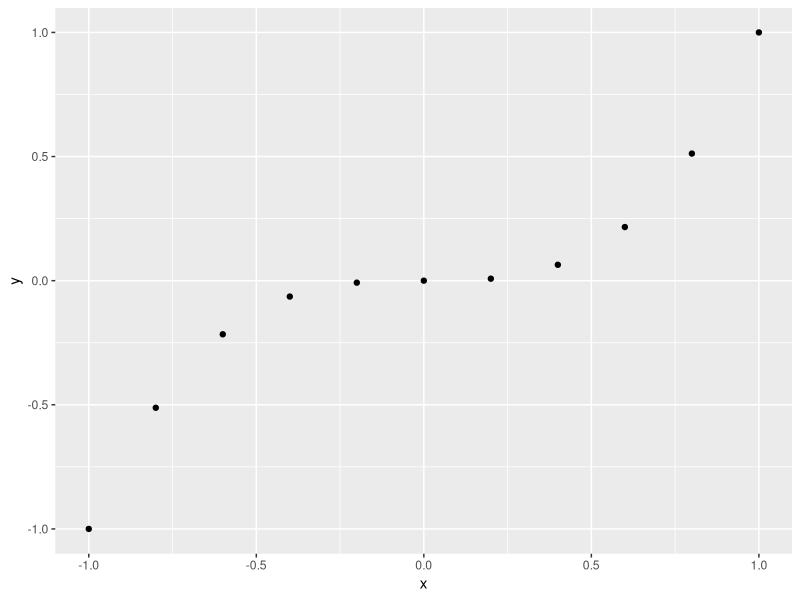
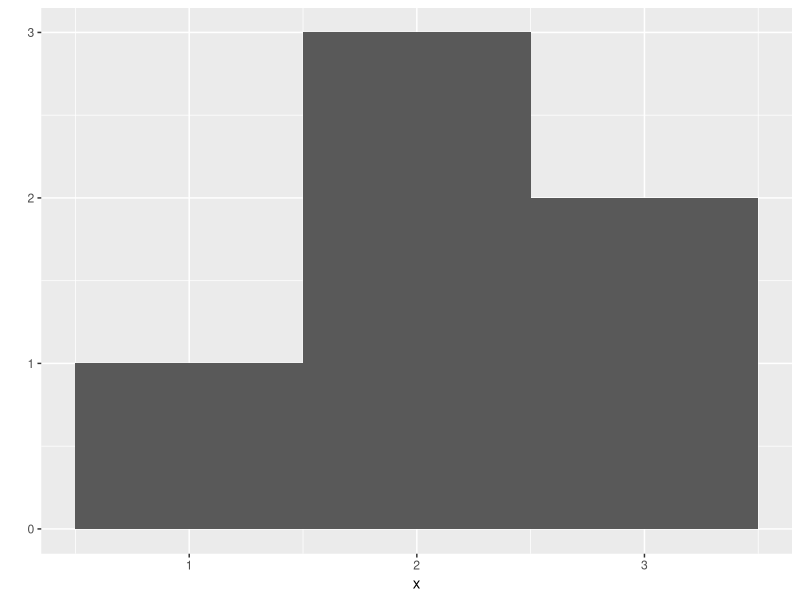
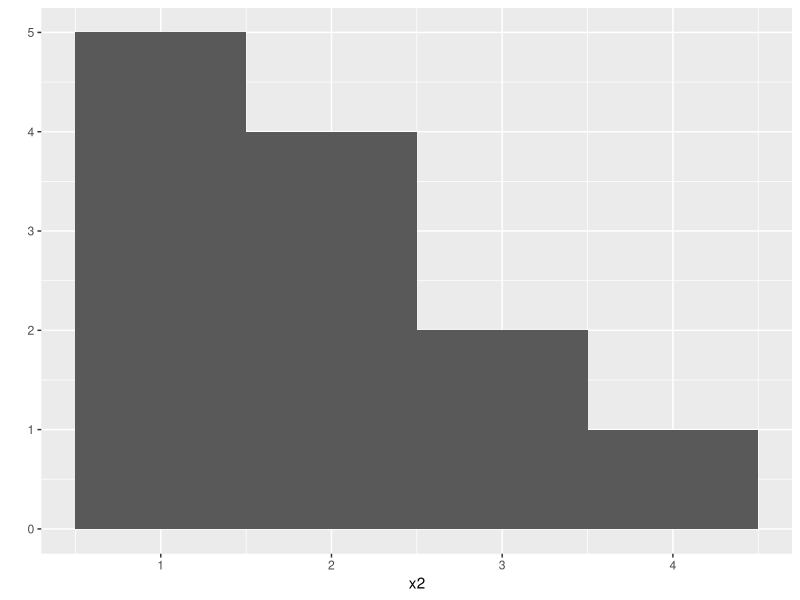
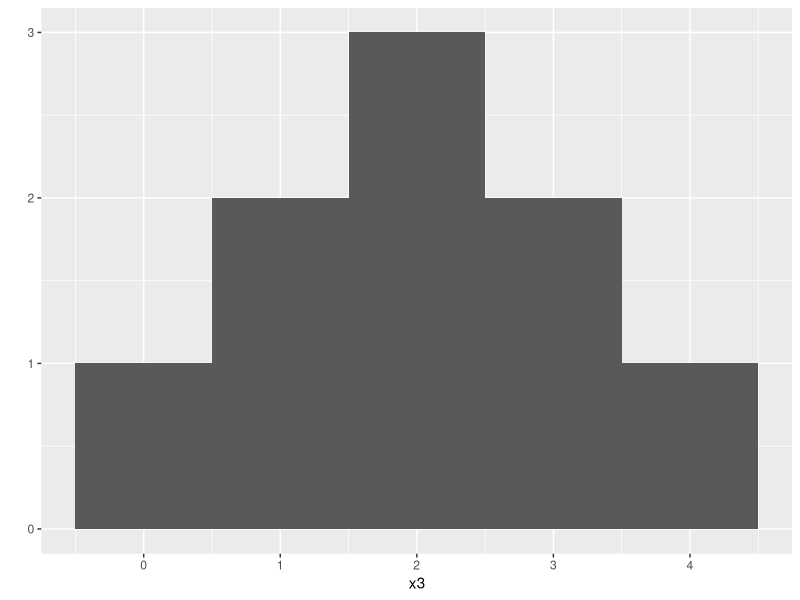
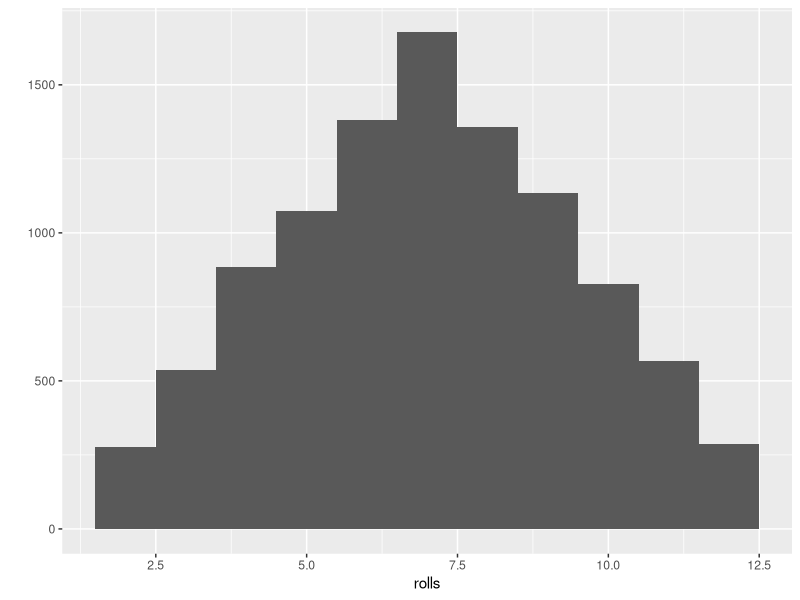
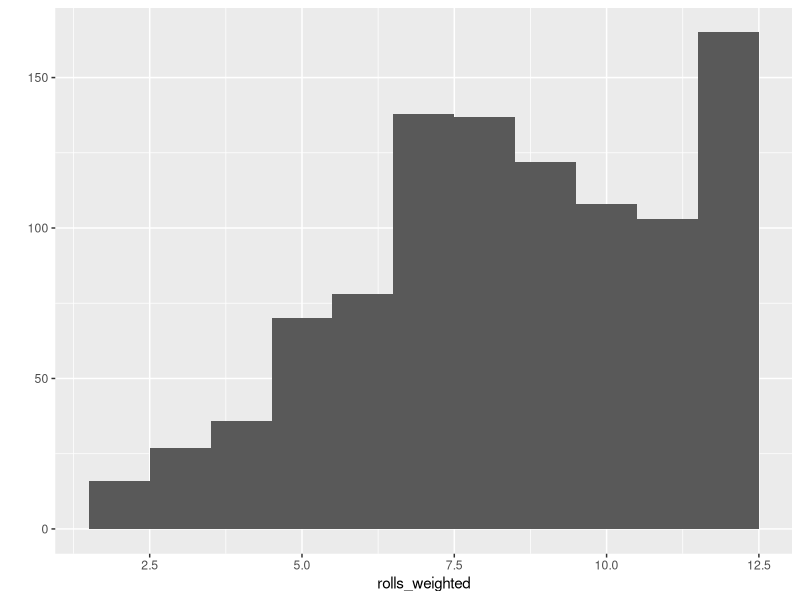

Recreate these plots in R, in order.
## ---- chunk 1
knitr::opts_chunk$set(echo = TRUE)
library(ggplot2)
## ---- chunk 2
num <- 6
num <- num + 2
num <- num * 3
num <- num - 6
num <- num / 3

number_circulator <- function(number) {
  ((((number + 2) * 3) - 6) / 3)
}
new_num <- 0

new_num <- number_circulator(num)

## ---- chunk 3
die <- 1:6

## ---- chunk 4
roll_pair <- function() {
  dice <- sample(x = die, size = 2, replace = TRUE)
  sum(dice)
}

roll_pair()


## ---- chunk 5
roll2_pair <- function(bones = 1:6) {
  dice <- sample(bones, size = 2, replace = TRUE)
  sum(dice)
}
roll2_pair()

## ---- chunk 6
x <- c(-1, -.8, -.6, -.4, -.2, 0, .2, .4, .6, .8, 1)
y <- x^3
qplot(x, y)

## ---- chunk 7
x <- c(1, 2, 2, 2, 3, 3)
qplot(x, binwidth = 1)

x2 <- c(1, 1, 1, 1, 1, 2, 2, 2, 2, 3, 3, 4)
qplot(x2, binwidth = 1)

x3 <- c(0, 1, 1, 2, 2, 2, 3, 3, 4)
qplot(x3, binwidth = 1)
## ---- chunk 8
replicate(10, roll_pair())
replicate(1000, roll_pair())
rolls <- replicate(10000, roll_pair())
qplot(rolls, binwidth = 1)

## ---- chunk 9
?sample
weight <- c(1/8, 1/8, 1/8, 1/8, 1/8, 3/8)

roll_weighted_pair <- function() {
  die <- 1:6
  dice <- sample(die, size = 2, replace = TRUE, prob = weight)
  sum(dice)
}
rolls_weighted <- replicate(1000, roll_weighted_pair())
qplot(rolls_weighted, binwidth = 1)
